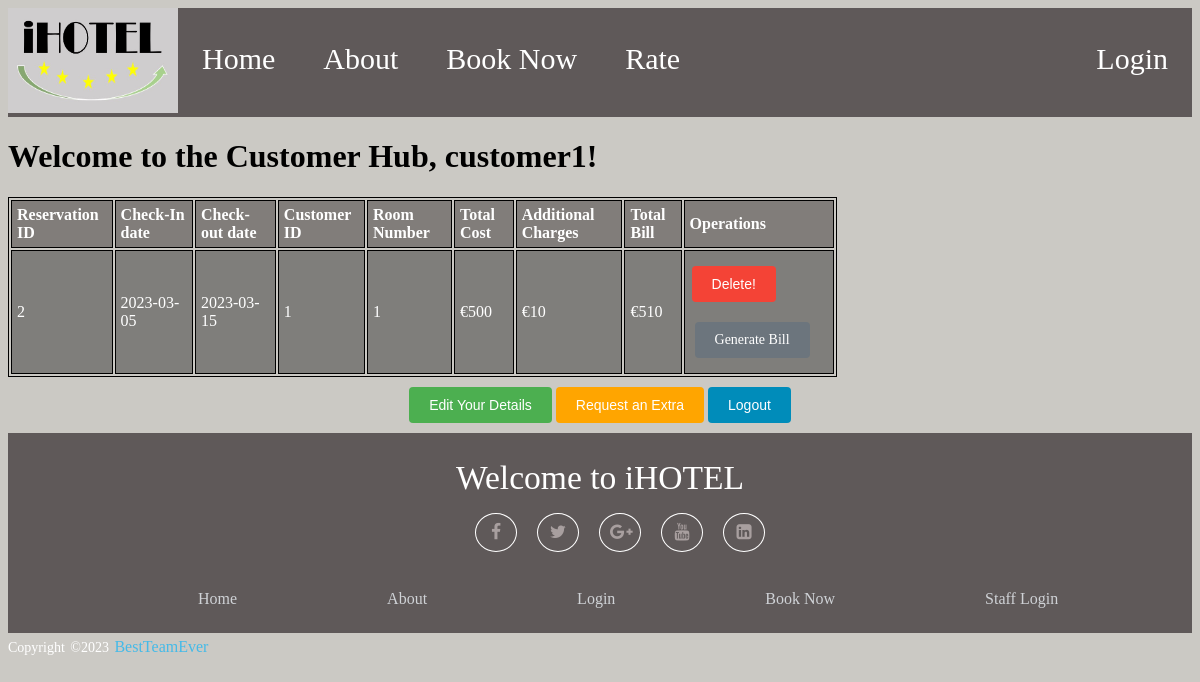
/customerHub.php (signed in), run on the app's committed database.
### tables this page shows
CREATE TABLE `reservation` (
  `ReservationID` int(11) NOT NULL,
  `RoomNUM` int(11) NOT NULL,
  `CustomerID` int(11) NOT NULL,
  `ResCheckInDate` date NOT NULL,
  `ResCheckOutDate` date NOT NULL,
  `CustomerCheckedIn` tinyint(1) NOT NULL DEFAULT 0
);

CREATE TABLE `room` (
  `RoomNUM` int(11) NOT NULL,
  `RoomPrice` double NOT NULL,
  `NumberOfRooms` int(11) NOT NULL,
  `RoomDescription` text NOT NULL,
  `RoomType` varchar(16) NOT NULL
);

### customerHub.php (the view, shortened to what this page needs)
<?php
include('header.php');
?>
<h1>Welcome to the Customer Hub,
    <?php echo $_SESSION['customerusername']; ?>!
</h1>
<?php
$CustomerName = $_SESSION['customerusername'];
$query = "SELECT CustomerID FROM customer WHERE CustomerLogin = '$CustomerName'";
$result = mysqli_query($conn, $query);
if (mysqli_num_rows($result) == 1) {
    $row = mysqli_fetch_assoc($result);
    $custid = $row['CustomerID'];
    $query2 = "SELECT reservation.*, room.RoomPrice, SUM(booked_extras.ExtraPrice) AS AdditionalCharges FROM reservation INNER JOIN room ON reservation.RoomNUM = room.RoomNUM LEFT JOIN booked_extras ON reservation.ReservationID = booked_extras.ReservationID WHERE reservation.CustomerID = '$custid' GROUP BY reservation.ReservationID";
    $result2 = mysqli_query($conn, $query2);
    echo "<form action='customerHub.php' method='POST'>";
    echo "<table>";
    echo "<tr><th>Reservation ID</th><th>Check-In date</th><th>Check-out date</th><th>Customer ID</th><th>Room Number</th><th>Total Cost</th><th>Additional Charges</th><th>Total Bill</th><th>Operations</th></tr>";
    if (mysqli_num_rows($result2) > 0) {
        while ($row = mysqli_fetch_assoc($result2)) {
            $ReservationID = $row["ReservationID"];
            $RoomCheckIn = $row["ResCheckInDate"];
            $RoomCheckOut = $row["ResCheckOutDate"];
            $PricePerNight = $row["RoomPrice"];
            $date1 = new DateTime($RoomCheckIn);
            $date2 = new DateTime($RoomCheckOut);
            $interval = $date1->diff($date2);
            $numNights = (int)$interval->format('%a');
            $TotalCost = $numNights * $PricePerNight;
            $AdditionalCharges = $row["AdditionalCharges"] ? $row["AdditionalCharges"] : 0;
            $TotalBill = $TotalCost + $AdditionalCharges;
            echo "<tr>";
            echo "<td>" . $row["ReservationID"] . "</td>";
            echo "<td>" . $row["ResCheckInDate"] . "</td>";
            echo "<td>" . $row["ResCheckOutDate"] . "</td>";
            echo "<td>" . $row["CustomerID"] . "</td>";
            echo "<td>" . $row["RoomNUM"] . "</td>";
            echo "<td>€" . $TotalCost . "</td>";
            echo "<td>€" . $AdditionalCharges . "</td>";
            echo "<td>€" . $TotalBill . "</td>";
            echo "<td>";
            echo "<input type='submit' value='Delete!' class='btn btn-delete' name='delete[$ReservationID]'>";
            echo "<a href='generateBill.php?reservationID=$ReservationID' class='btn btn-generate' style='margin-left: 5px;'>Generate Bill</a>";
            echo "</td>";
            echo "</tr>";
        }
    } else {
        echo "0 results";
    }
    echo "</table>";
    echo "</form>";
}
?>
<div class='btn-container'>
<form action="customerEditDetails.php" method="post">
    <input type="submit" value="Edit Your Details" class="btn btn-edit">
</form>
<form action="customerRequestExtra.php" method="post">
    <input type="submit" value="Request an Extra" class="btn btn-request">
</form>
<form action="customerLogout.php" method="post">
    <input type="submit" value="Logout" class="btn btn-logout">
</form>
</div>
<?php
include('footer.php');
?>

### style.css (style rules this page uses)
body { background-color: #cbc9c4; }
* { box-sizing: border-box }
table, th, td { border: 1px solid black; }
table { align-self: left; width: 70%; margin-left: 0%; margin-right: 20%; }
th { padding: 5px; text-align: left; color: white; }
td { padding: 5px; text-align: left; color: white; }
tr:nth-child(even) { background: rgba(53, 53, 53, 0.5) }
tr:nth-child(odd) { background: rgba(56, 50, 50, 0.5) }
.btn { display: inline-block; color: white; text-align: center; font-size: 14px; padding: 10px 20px; margin: 10px 2px; cursor: pointer; border: none; border-radius: 4px; text-decoration: none; transition-duration: 0.4s; }
.btn-container { display: flex; justify-content: center; align-items: center; }
.btn-edit { background-color: #4CAF50; }
.btn-request { background-color: #FFA500; }
.btn-logout { background-color: #008CBA; }
.btn-delete { background-color: #f44336; }

### customerHub.php (style rules this page uses)
.btn-container { display: flex; justify-content: center; align-items: center; }
.btn { display: inline-block; color: white; text-align: center; font-size: 14px; padding: 10px 20px; margin: 10px 2px; cursor: pointer; border: none; border-radius: 4px; text-decoration: none; transition-duration: 0.4s; }
.btn-edit { background-color: #4CAF50; }
.btn-request { background-color: #FFA500; }
.btn-logout { background-color: #008CBA; }
.btn-delete { background-color: #f44336; }
.btn-generate { background-color: #6c757d; }

### data on the page
reservation: ReservationID "2", ResCheckInDate "2023-03-05", ResCheckOutDate "2023-03-15", CustomerID "1", RoomNUM "1", TotalCost "500", AdditionalCharges "10", TotalBill "510"

### other printed values
$_SESSION['customerusername'] "customer1"
